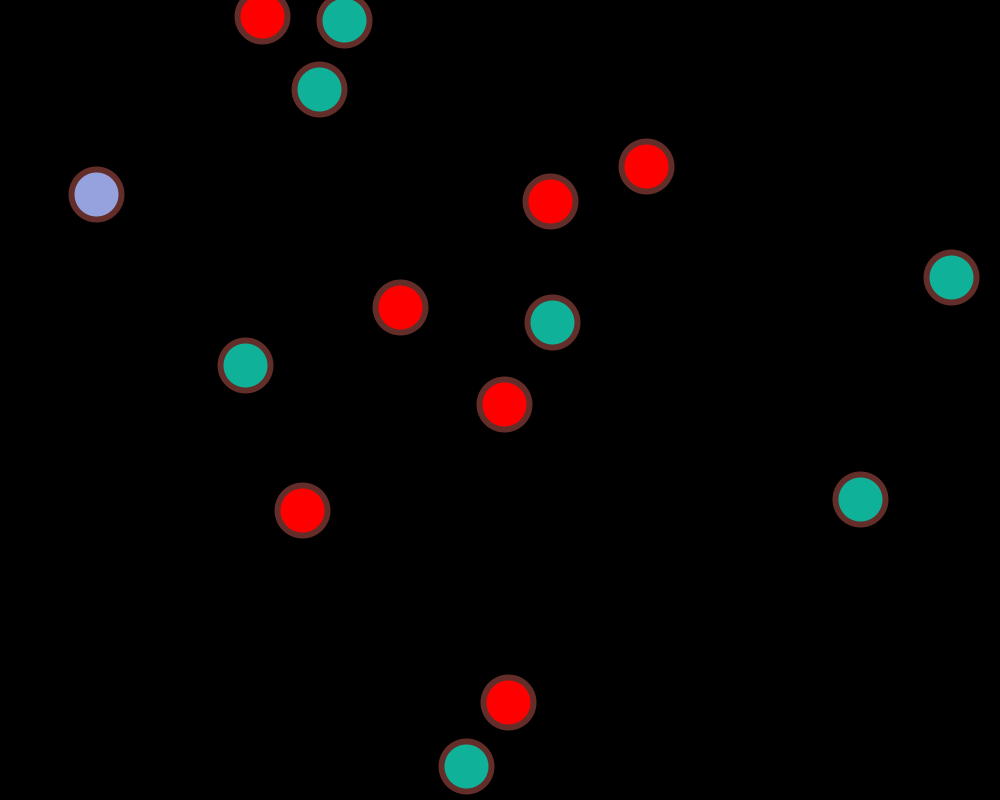
Frame 1 (no input)
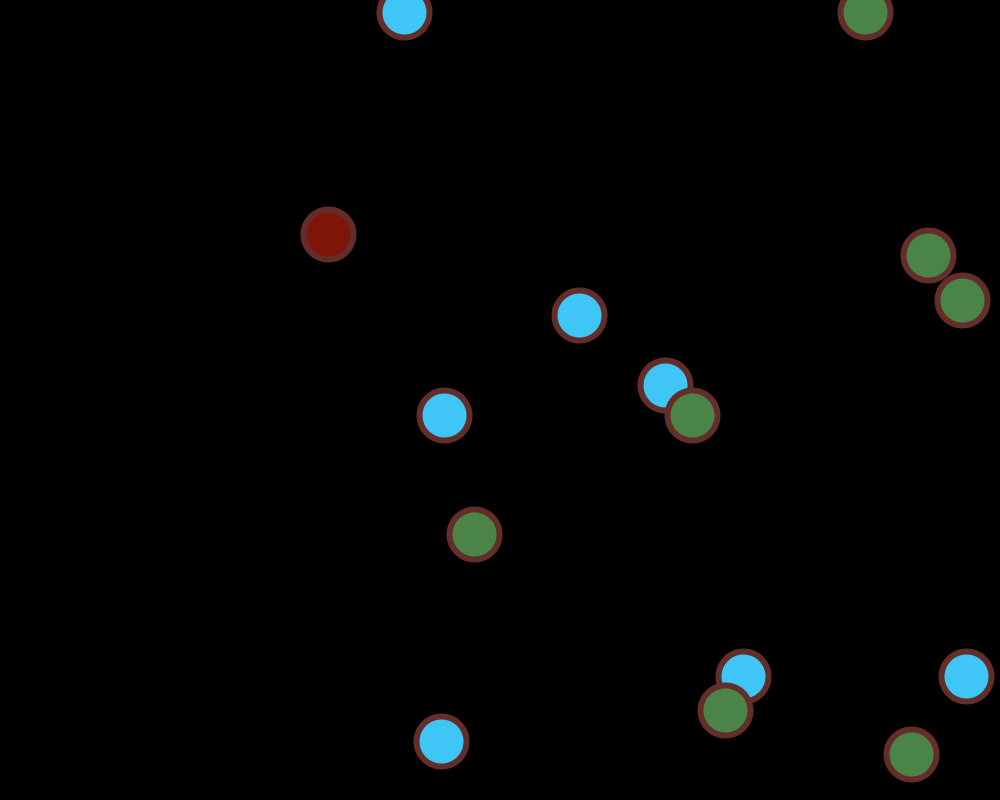
Frame 60 (the mouse pressed at the canvas centre just before this capture)
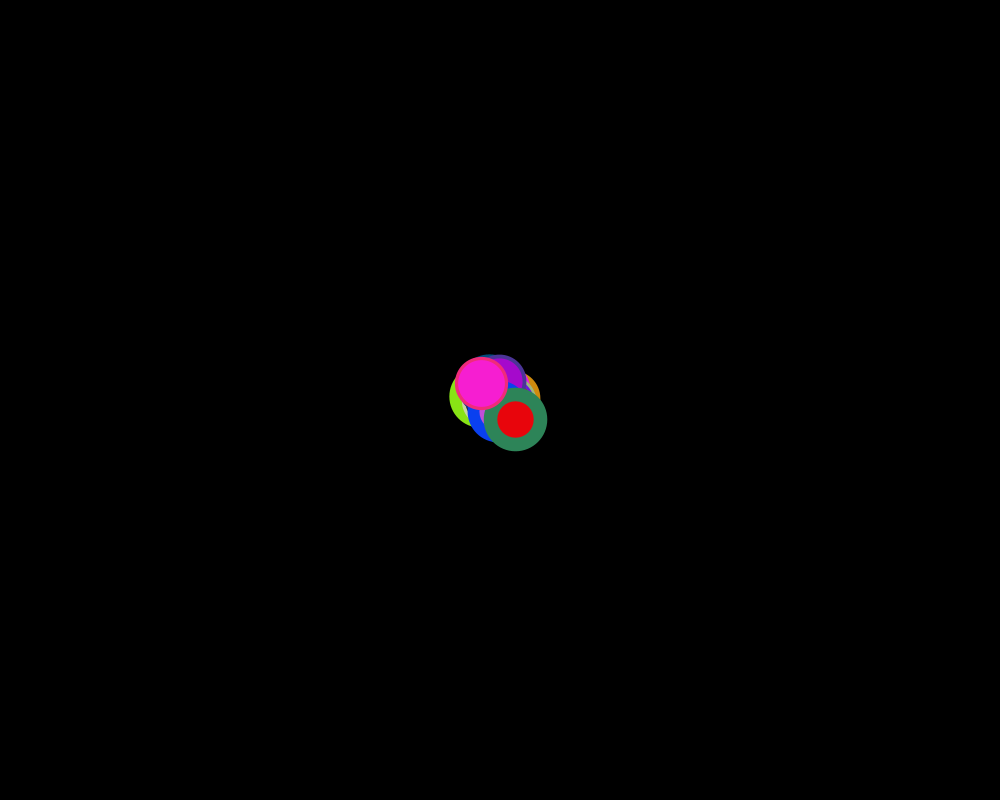
Frame 120 (the mouse held since frame 60 and released just before this capture)

The Processing sketch that drew these frames (run headless with seeded random() and noise(); from frame 60 on, the mouse is pressed at the canvas centre):

// Processing sketch: processing_184046
// ── processing_184046.pde


float[] psX = {
  1000/2, 300, 400, 500, 550,random(1000),random(1000),random(1000),random(1000),random(1000),random(1000),random(1000),random(1000),random(1000),random(1000)
};
float[] psY = {
  800/2, 500, 300, 700, 200, random(800), random(800),random(800),random(800),random(800),random(800),random(800),random(800),random(800),random(800)
};
float[] vX = { 
  random(10), random(5), random(10), random(10), random(10), random(10), random(10), random(10), random(10), random(10), random(10),random(10),random(10),random(10),random(10),
};
float[] vY = {
  random(10), random(15), random(10), random(20), random(10), random(10), random(10), random(10), random(10), random(10), random(10),random(10),random(10),random(10),random(10),
};
float mida = 50;

float color1 = 255;
float color2 = 0;
float color3 = 0;



void setup() {
  size (1000, 800);
  stroke(random(255), random(255), random (255));
  strokeWeight(6);
   
  cursor(CROSS);
  
}


void draw () {
  background(0);

  
//bucle + matriu per anar fent

  for (int i = 0; i< psX.length; i++) {

    psX[i] = psX[i] + vX[i];
    psY[i] = psY[i] + vY[i];
fill(color1, color2, color3);
    ellipse(psX[i], psY[i], mida, mida);
   


//condicional per rebot

    if (psX[i] >= (width - mida/2) || psX[i] <= mida/2) { 
      vX[i] = -vX[i];
    }
    if (psY[i] >= height - mida/2 || psY[i] <= mida/2) { 
      vY[i] = -vY[i];
    }
    
    if (psX[i] >= (width - mida/2) || psX[i] <= mida/2) { 
      color1 = random(255);
      color2 = random(255);
      color3 = random(255);
    }
   
   
   //condicional per color
   
   if (psY[i] >= height - mida/2 || psY[i] <= mida/2) { 
      color1 = random(255);
      color2 = random(255);
      color3 = random(255);
      
    }

//boles al ratoli al fer clic
    if (mousePressed) {
stroke(random(255), random(255), random (255));
strokeWeight(random(2,14));
      psX[i]= mouseX;
      psY[i] = mouseY;
      vX[i] = random(-20, 20);
      vY[i] = random (-20, 20); 
      color1 = random(255);
      color2 = random (255);
      color3 = random(255);
    } 
    
    
    
    
    
    
    
    //moviments numeros
    
      if (keyPressed) {
    if (key == '8' ) {
       psY[i] =  psY[i] - 5;
    }
    if (key == '5') {
       psY[i] =  psY[i] + 5;
    }

    if (key == '4') {
      psX[i] = psX[i] - 5;
    }
    if (key == '6') {
      psX[i] = psX[i] + 5;
  }
  
  
  
  
  //fer gran i petit
  
  if (keyPressed) {

      if (key == '+') {
        mida = mida + 1;
     
      }
    }
    if (keyPressed) {

      if (key == '-') {
        mida = mida - 1;
     
      }
    }
    

    
    
    //controlar la velocitat
     if (keyPressed) {

      if (key == 'd') {
        vX[i] = vX[i] + 0.3;
     
      }
      if (key == 'a') {
        vX[i] = vX[i] - 0.3;
     
      }
      if (key == 'w') {
        vY[i] = vY[i] - 0.3;
     
      }
       if (key == 's') {
        vY[i] = vY[i] + 0.3;
     
      }
    }
    }
    

    
    
    
    }}
